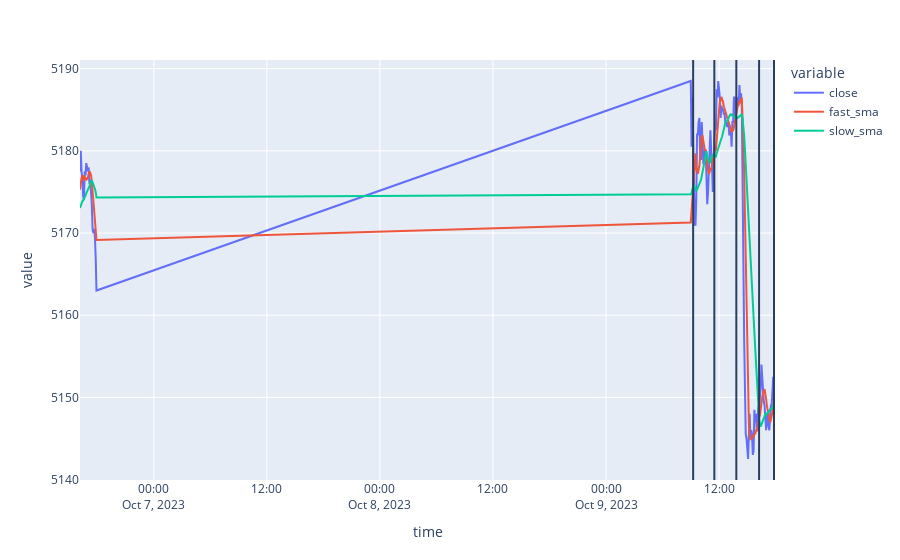

Source (notebook cell):
### Code cell
# visualize close price
fig = px.line(df, x='time', y=['close', 'fast_sma', 'slow_sma'])

for i, row in signal.iterrows():
    fig.add_vline(x=row.time)

fig.show()

### Figure 1 — Plotly figure (JSON) as saved in the notebook; plotly's stock layout.template omitted (floating-point values rounded to 4 significant figures; data arrays with more than 128 entries replaced by an {"elided": "..."} marker saying what was removed)
{"data": [{"hovertemplate": "variable=close<br>time=%{x}<br>value=%{y}<extra></extra>", "legendgroup": "close", "line": {"color": "#636efa", "dash": "solid"}, "marker": {"symbol": "circle"}, "mode": "lines", "name": "close", "orientation": "v", "showlegend": true, "type": "scatter", "x": {"elided": "130 str values"}, "xaxis": "x", "y": {"elided": "130 float values"}, "yaxis": "y"}, {"hovertemplate": "variable=fast_sma<br>time=%{x}<br>value=%{y}<extra></extra>", "legendgroup": "fast_sma", "line": {"color": "#EF553B", "dash": "solid"}, "marker": {"symbol": "circle"}, "mode": "lines", "name": "fast_sma", "orientation": "v", "showlegend": true, "type": "scatter", "x": {"elided": "130 str values"}, "xaxis": "x", "y": {"elided": "130 float values"}, "yaxis": "y"}, {"hovertemplate": "variable=slow_sma<br>time=%{x}<br>value=%{y}<extra></extra>", "legendgroup": "slow_sma", "line": {"color": "#00cc96", "dash": "solid"}, "marker": {"symbol": "circle"}, "mode": "lines", "name": "slow_sma", "orientation": "v", "showlegend": true, "type": "scatter", "x": {"elided": "130 str values"}, "xaxis": "x", "y": {"elided": "130 float values"}, "yaxis": "y"}], "layout": {"legend": {"title": {"text": "variable"}, "tracegroupgap": 0}, "margin": {"t": 60}, "shapes": [{"type": "line", "x0": "2023-10-09T09:15:00", "x1": "2023-10-09T09:15:00", "xref": "x", "y0": 0, "y1": 1, "yref": "y domain"}, {"type": "line", "x0": "2023-10-09T11:30:00", "x1": "2023-10-09T11:30:00", "xref": "x", "y0": 0, "y1": 1, "yref": "y domain"}, {"type": "line", "x0": "2023-10-09T13:50:00", "x1": "2023-10-09T13:50:00", "xref": "x", "y0": 0, "y1": 1, "yref": "y domain"}, {"type": "line", "x0": "2023-10-09T16:15:00", "x1": "2023-10-09T16:15:00", "xref": "x", "y0": 0, "y1": 1, "yref": "y domain"}, {"type": "line", "x0": "2023-10-09T17:50:00", "x1": "2023-10-09T17:50:00", "xref": "x", "y0": 0, "y1": 1, "yref": "y domain"}], "xaxis": {"anchor": "y", "domain": [0, 1], "title": {"text": "time"}}, "yaxis": {"anchor": "x", "domain": [0, 1], "title": {"text": "value"}}}}
